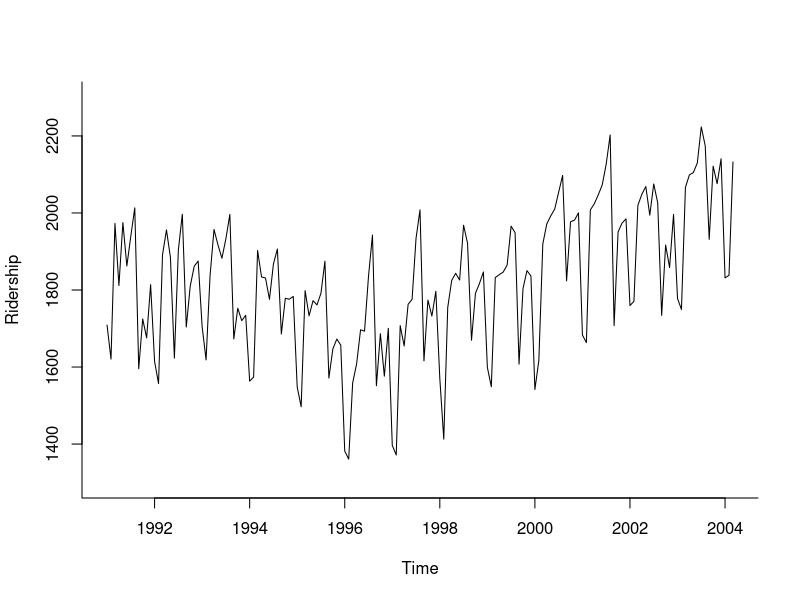
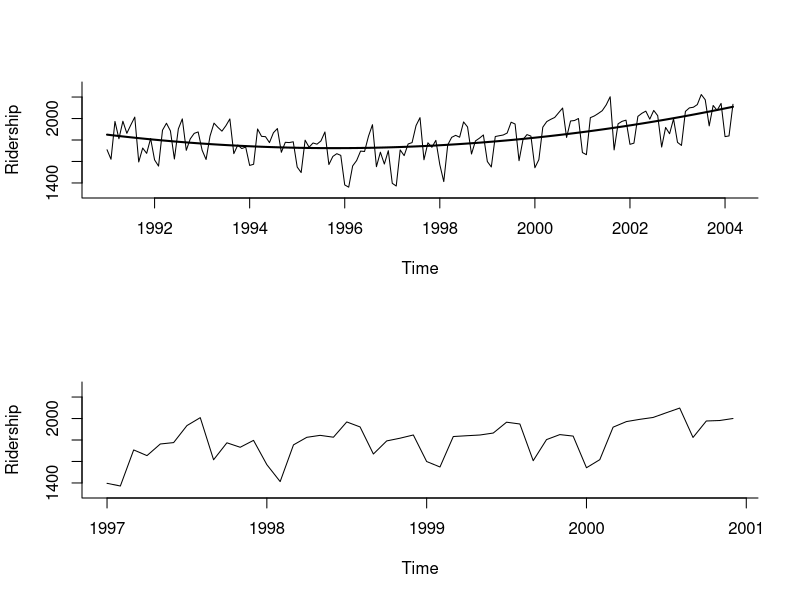
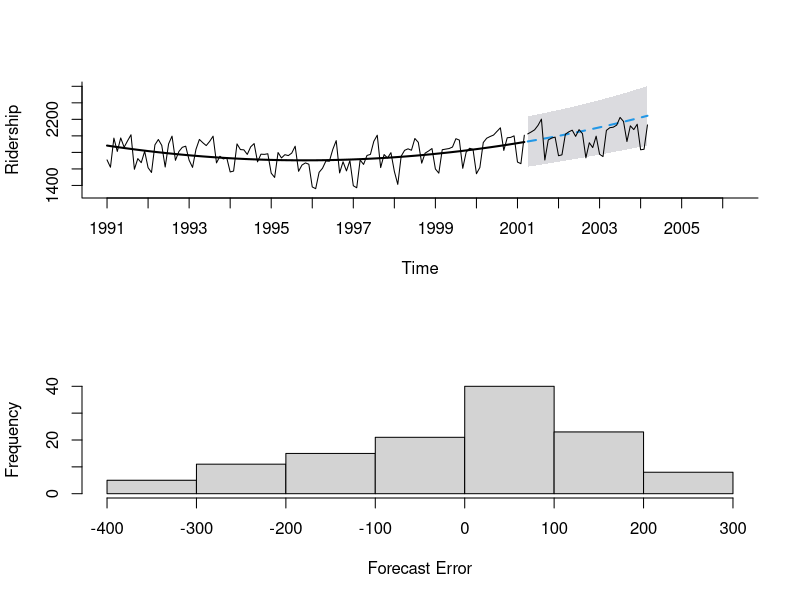

Write the R code that produced these figures, in order.
library(forecast)

Amtrak.data <- read.csv("datasets/Amtrak data.csv")
par(mfrow = c(1,1))
ridership.ts <- ts(Amtrak.data$Ridership, start = c(1991, 1), end = c(2004, 3), freq = 12)
plot(ridership.ts, xlab = "Time", ylab = "Ridership", ylim = c(1300, 2300), bty = "l")

ridership.lm <- tslm(ridership.ts ~ trend + I(trend ^ 2))

par(mfrow = c(2, 1))
plot(ridership.ts, xlab = "Time", ylab = "Ridership", ylim = c(1300, 2300), bty = "l")
lines(ridership.lm$fitted.values, lwd = 2)
ridership.ts.zoom <- window(ridership.ts, start = c(1997, 1), end = c(2000, 12))
plot(ridership.ts.zoom, xlab = "Time", ylab = "Ridership", ylim = c(1300, 2300), bty = "l")

nValid <- 36
nTrain <- length(ridership.ts) - nValid
train.ts <- window(ridership.ts, start = c(1991, 1), end = c(1991, nTrain))
valid.ts <- window(ridership.ts, start = c(1991, nTrain + 1), end = c(1991, nTrain + nValid))
ridership.lm <- tslm(train.ts ~ trend + I(trend ^ 2))
ridership.lm.pred <- forecast(ridership.lm, h = nValid, level = 95)

par(mfrow = c(2,1))

plot(ridership.lm.pred, ylim = c(1300, 2600), ylab = "Ridership", xlab = "Time", bty = "l",
     xaxt = "n", xlim = c(1991, 2006.25), main = "", flty = 2)
axis(1, at = seq(1991, 2006, 1), labels = format(seq(1991, 2006, 1)))
lines(ridership.lm$fitted, lwd = 2)
lines(valid.ts)

hist(ridership.lm.pred$residuals, ylab = "Frequency", xlab = "Forecast Error", bty = "l", main = "")

accuracy(ridership.lm.pred$mean, valid.ts)

fixed.nValid <- 36
fixed.nTrain <- length(ridership.ts) - fixed.nValid
stepsAhead <- 1
error <- rep(0, fixed.nValid - stepsAhead + 1)
percent.error <- rep(0, fixed.nValid - stepsAhead + 1)

for (j in fixed.nTrain:(fixed.nTrain + fixed.nValid - stepsAhead)) {
  train.ts <- window(ridership.ts, start = c(1991, 1), end = c(1991, j))
  valid.ts <- window(ridership.ts, start = c(1991, j + stepsAhead), end = c(1991, j + stepsAhead))
  naive.pred <- naive(train.ts, h = stepsAhead)
  error[j - fixed.nTrain + 1] <- valid.ts - naive.pred$mean[stepsAhead]
  percent.error[j - fixed.nTrain + 1] <- error[j - fixed.nTrain + 1] / valid.ts
}

mean(abs(error))
sqrt(mean(error ^ 2))
mean(abs(percent.error))